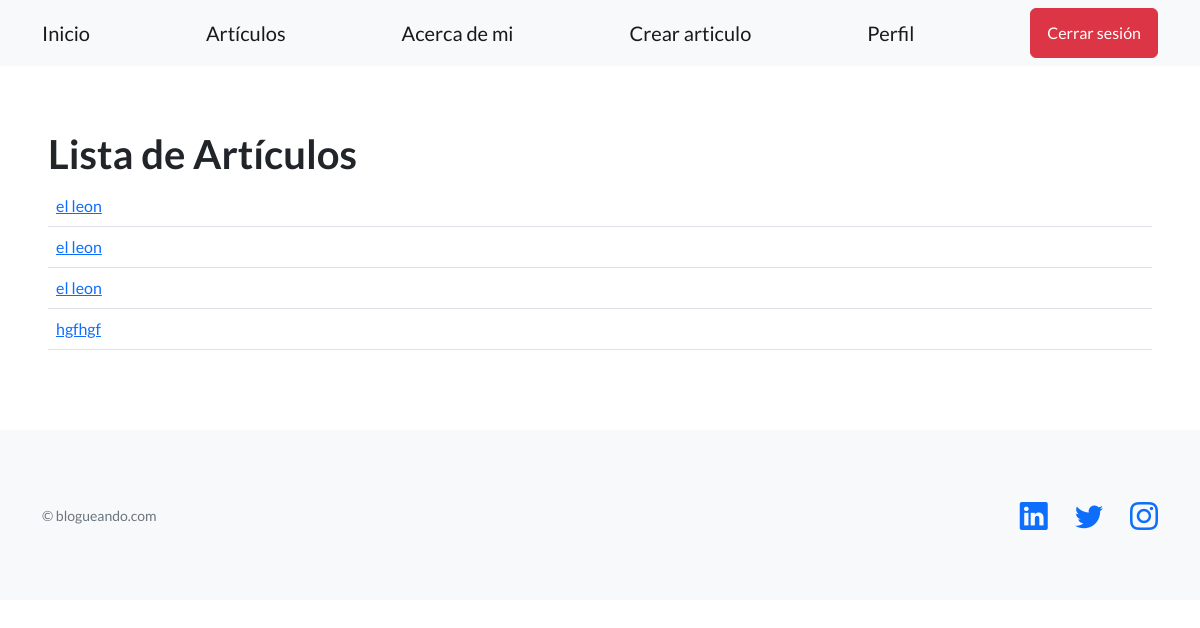
The app's page /blogs/article_list/ (signed in) with its own data.
### blog/models.py (models this page shows, shortened)
class Articulo(models.Model):
    titulo = models.CharField(max_length=200)
    subtitulo = models.CharField(max_length=200)
    cuerpo = models.TextField()
    autor = models.ForeignKey(User, on_delete=models.CASCADE)
    fecha = models.DateTimeField(auto_now_add=True)
    imagen = models.ImageField(upload_to='articulos/', null=True, blank=True)

### blog/views.py (the view)
# urls.py: path('article_list/', article_list, name='article_list'),
def article_list(request):
    articles = Articulo.objects.all()
    return render(request, 'blog/article_list.html', {'articles': articles})

### blog/templates/blog/article_list.html (shortened to what this page needs)
{% extends 'base.html' %}
{% block contenido %}
    <h1>Lista de Artículos</h1>
    <table class="table">
        <tbody>
                {% for article in articles %}
                    <tr>
                        <td><a href="{% url 'article_detail' article.id %}">{{ article.titulo }}</a></td>
                    </tr>
                {% empty %}
                    <li>No hay artículos disponibles.</li>
                {% endfor %}
        </tbody>
    </table>
{% endblock contenido %}

### records on screen
Articulo: titulo "el leon"
Articulo: titulo "el leon"
Articulo: titulo "el leon"
Articulo: titulo "hgfhgf"
